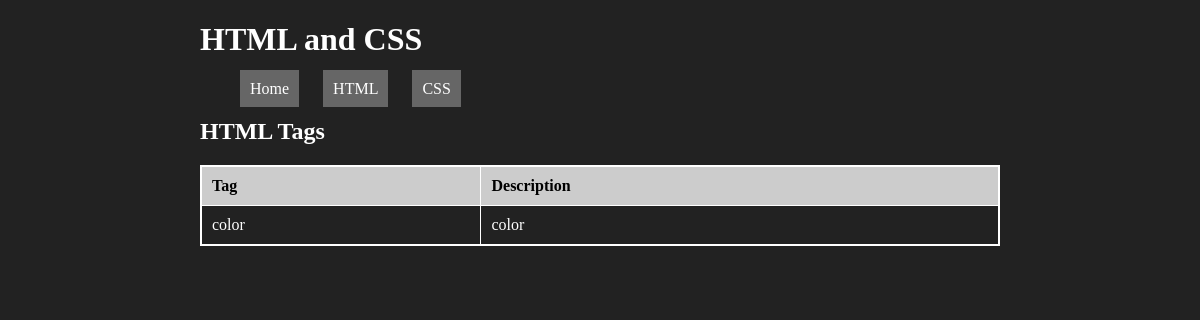
The page /tag/css on the database as committed earlier.
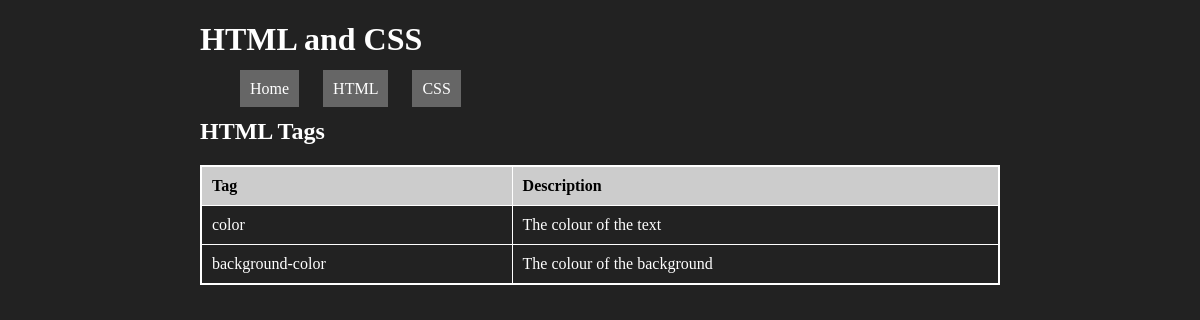
The same page on the database as committed later.
### tables this page shows
CREATE TABLE "tag" (
	"id"	INTEGER,
	"type"	char(4),
	"name"	varchar(20),
	"description"	varchar(100),
	PRIMARY KEY("id" AUTOINCREMENT)
);

### app.py (the view)
@app.route('/tag/<tag_type>')
def render_html(tag_type):
    query = "SELECT name, description from tag WHERE type = ?"
    conn = create_connection(DATABASE)
    cur = conn.cursor()
    cur.execute(query, (tag_type, ))
    definitions = cur.fetchall()
    conn.close()
    return render_template("html.html", definitions=definitions)

### app.py (called while the page is built)
def create_connection(db_file):
    try:
        connection = sqlite3.connect(db_file)
        return connection
    except sqlite3.Error as e:
        print(e)
    return None

### templates/html.html (shortened to what this page needs)
<!DOCTYPE html>
<html lang="en">
<head>
    <link type="text/css" rel="stylesheet" href="/static/style.css">
</head>
<body>
    <header>
        <h1>HTML and CSS</h1>
    </header>
    <nav>
        <ul>
            <li>
                <a href="/">Home</a>
            </li>
            <li>
                <a href="/tag/html">HTML</a>
            </li>
            <li>
                <a href="/tag/css">CSS</a>
            </li>
        </ul>
    </nav>
    <main>
        <h2>HTML Tags</h2>
        <table>
            <thead>
                <tr>
                    <td>Tag</td>
                    <td>Description</td>
                </tr>
            </thead>
            {% for definition in definitions %}
            <tr>
                <td>{{ definition[0] }}</td>
                <td>{{ definition[1] }}</td>
            </tr>
            {% endfor %}
        </table>
    </main>
</body>
</html>

### static/style.css (style rules this page uses)
body { background-color: #222; color: #fff; width: 800px; margin: auto; }
ul { list-style: none; }
li { display: inline; }
a { color: #fff; padding: 10px; text-decoration: none; background-color: #666; margin-right: 20px; }
table { border: 2px solid #fff; width: 100%; border-collapse: collapse; }
thead { font-weight: bold; color: #000; background-color: #ccc; }
td { border: 1px solid #fff; padding: 10px; }

Rows that differ between the two databases and show on the page:
changed tag "color": description "color" → "The colour of the text"
added tag: name "background-color", description "The colour of the background"
